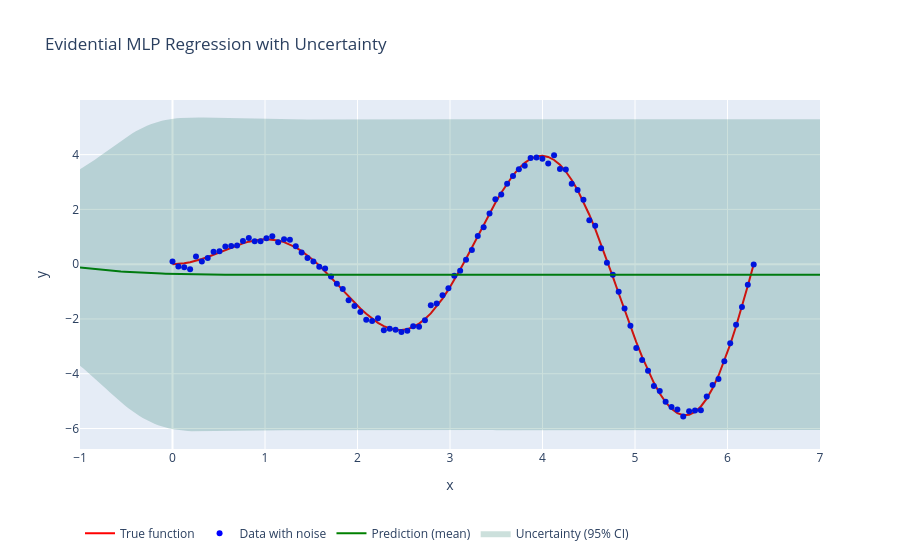

Here is the notebook cell this chart was saved with:
### Code cell
import numpy as np
import torch
import plotly.graph_objs as go

# 設定を辞書で管理
setting = {
    "model": {
        "input_dim": 1,
        "output_dim": 1,
        "hidden_units": [64, 64, 64],
        "activations": ["tanh", "tanh", "tanh"],
        "nig_coeff": 1e-2,
        "nsu_coeff": 0,
        "lipschitz_coeff": 0,
        "hovr_coeff": 0,
        "l2_coeff": 0,
    },
    "optim": {
        "lr": 5e-4,
        "epochs_num": 500
    },
    "data": {
        "func": lambda x: np.sin(2 * x) * x,
        "size": 100,
        "noise_std": 0.1,
        "outlier_ratio": 0
    }
}

# 1D Dataset Generation with Outliers
def generate_1d_data(func, n=100, noise_std=0.2, outlier_ratio=0.03):
    # Generate x values uniformly distributed between 0 and 2π
    x = np.linspace(0, 2 * np.pi, n)
    
    # True function: sine wave
    y_true = func(x)
    
    # Add Gaussian noise to y values
    y = y_true + np.random.normal(0, noise_std, x.shape[0])
    
    # Insert outliers
    n_outliers = int(n * outlier_ratio)
    outlier_indices = np.random.choice(n, n_outliers, replace=False)
    y[outlier_indices] = max(y_true) + 5 + np.random.uniform(-0.1, 0.1, n_outliers)
    
    return x, y, y_true, outlier_indices

# Generate 1D dataset with outliers
true_func = setting["data"]["func"]
x, y, y_true, outlier_indices = generate_1d_data(true_func, n=setting["data"]["size"], noise_std=setting["data"]["noise_std"], outlier_ratio=setting["data"]["outlier_ratio"])

# Convert to PyTorch tensors
X_tensor = torch.tensor(x, dtype=torch.float32).unsqueeze(1)
y_tensor = torch.tensor(y, dtype=torch.float32)

# モデルを設定に基づいて初期化
model = EvidentialMLP(
    input_dim=setting["model"]["input_dim"],
    output_dim=setting["model"]["output_dim"],
    hidden_units=setting["model"]["hidden_units"],
    activations=setting["model"]["activations"],
    nig_coeff=setting["model"]["nig_coeff"],
    nsu_coeff=setting["model"]["nsu_coeff"],
    lipschitz_coeff=setting["model"]["lipschitz_coeff"],
    hovr_coeff=setting["model"]["hovr_coeff"],
    l2_coeff=setting["model"]["l2_coeff"]
)

# オプティマイザを設定に基づいて初期化
optimizer = torch.optim.Adam(model.parameters(), lr=setting["optim"]["lr"])

# モデルをトレーニング
train_ern(model, X_tensor, y_tensor, num_epochs=setting["optim"]["epochs_num"], lr=setting["optim"]["lr"])

# 訓練範囲よりも広い範囲でテストデータを生成
X_test_tensor = torch.linspace(-1, 7, 200).unsqueeze(1)

# Generate predictions (mu and standard deviation)
with torch.no_grad():
    mu, std = model.predict(X_test_tensor)

# Convert predictions to numpy for Plotly visualization
mu_np = mu.numpy()
std_np = std.numpy()
x_test_np = X_test_tensor.numpy().flatten()  # Flatten the tensor to use in Plotly

# Define the bounds of the uncertainty
lower_bound = mu_np - 1.96 * std_np  # 95% confidence lower bound
upper_bound = mu_np + 1.96 * std_np  # 95% confidence upper bound

# Create traces for the plot
true_func_trace = go.Scatter(x=x, y=y_true, mode='lines', name='True function', line=dict(color='red'))
data_trace = go.Scatter(x=x, y=y, mode='markers', name='Data with noise', marker=dict(color='blue', size=6))
outliers_trace = go.Scatter(x=x[outlier_indices], y=y[outlier_indices], mode='markers', name='Outliers', marker=dict(color='orange', size=8))
prediction_trace = go.Scatter(x=x_test_np, y=mu_np, mode='lines', name='Prediction (mean)', line=dict(color='green'))
uncertainty_trace = go.Scatter(x=np.concatenate([x_test_np, x_test_np[::-1]]),
                               y=np.concatenate([upper_bound, lower_bound[::-1]]),
                               fill='toself',
                               fillcolor='rgba(0, 100, 80, 0.2)',
                               line=dict(color='rgba(255,255,255,0)'),
                               hoverinfo="skip",
                               name='Uncertainty (95% CI)')

# Combine all traces into a figure
fig = go.Figure(data=[true_func_trace, data_trace, outliers_trace, prediction_trace, uncertainty_trace])

# Update layout for better visualization
fig.update_layout(
    title="Evidential MLP Regression with Uncertainty",
    xaxis_title="x",
    yaxis_title="y",
    showlegend=True,
    legend=dict(
        x=0,
        y=-0.2,
        orientation="h"
    )
)

# Show the plot
fig.show()

### Figure 1 — Plotly figure (JSON) as saved in the notebook; plotly's stock layout.template omitted (floating-point values rounded to 4 significant figures; data arrays with more than 128 entries replaced by an {"elided": "..."} marker saying what was removed)
{"data": [{"line": {"color": "red"}, "mode": "lines", "name": "True function", "type": "scatter", "x": [0, 0.06347, 0.1269, 0.1904, 0.2539, 0.3173, 0.3808, 0.4443, 0.5077, 0.5712, 0.6347, 0.6981, 0.7616, 0.8251, 0.8885, 0.952, 1.015, 1.079, 1.142, 1.206, 1.269, 1.333, 1.396, 1.46, 1.523, 1.587, 1.65, 1.714, 1.777, 1.841, 1.904, 1.967, 2.031, 2.094, 2.158, 2.221, 2.285, 2.348, 2.412, 2.475, 2.539, 2.602, 2.666, 2.729, 2.793, 2.856, 2.919, 2.983, 3.046, 3.11, 3.173, 3.237, 3.3, 3.364, 3.427, 3.491, 3.554, 3.618, 3.681, 3.745, 3.808, 3.871, 3.935, 3.998, 4.062, 4.125, 4.189, 4.252, 4.316, 4.379, 4.443, 4.506, 4.57, 4.633, 4.697, 4.76, 4.823, 4.887, 4.95, 5.014, 5.077, 5.141, 5.204, 5.268, 5.331, 5.395, 5.458, 5.522, 5.585, 5.649, 5.712, 5.775, 5.839, 5.902, 5.966, 6.029, 6.093, 6.156, 6.22, 6.283], "y": [0, 0.008034, 0.03188, 0.07076, 0.1234, 0.1881, 0.2628, 0.3448, 0.4314, 0.5196, 0.606, 0.6875, 0.7607, 0.8225, 0.8697, 0.8996, 0.9098, 0.8983, 0.8634, 0.804, 0.7198, 0.6107, 0.4776, 0.3216, 0.1448, -0.05034, -0.2607, -0.4828, -0.7125, -0.9454, -1.177, -1.402, -1.616, -1.814, -1.99, -2.141, -2.262, -2.348, -2.397, -2.405, -2.371, -2.294, -2.171, -2.005, -1.795, -1.544, -1.255, -0.9308, -0.5765, -0.1972, 0.2013, 0.6126, 1.03, 1.446, 1.853, 2.244, 2.611, 2.947, 3.245, 3.498, 3.701, 3.848, 3.934, 3.958, 3.915, 3.805, 3.628, 3.384, 3.076, 2.707, 2.282, 1.807, 1.287, 0.732, 0.149, -0.4525, -1.063, -1.671, -2.268, -2.843, -3.385, -3.885, -4.333, -4.72, -5.038, -5.28, -5.441, -5.515, -5.5, -5.394, -5.196, -4.908, -4.532, -4.073, -3.537, -2.931, -2.264, -1.546, -0.7874, -3.078e-15]}, {"marker": {"color": "blue", "size": 6}, "mode": "markers", "name": "Data with noise", "type": "scatter", "x": [0, 0.06347, 0.1269, 0.1904, 0.2539, 0.3173, 0.3808, 0.4443, 0.5077, 0.5712, 0.6347, 0.6981, 0.7616, 0.8251, 0.8885, 0.952, 1.015, 1.079, 1.142, 1.206, 1.269, 1.333, 1.396, 1.46, 1.523, 1.587, 1.65, 1.714, 1.777, 1.841, 1.904, 1.967, 2.031, 2.094, 2.158, 2.221, 2.285, 2.348, 2.412, 2.475, 2.539, 2.602, 2.666, 2.729, 2.793, 2.856, 2.919, 2.983, 3.046, 3.11, 3.173, 3.237, 3.3, 3.364, 3.427, 3.491, 3.554, 3.618, 3.681, 3.745, 3.808, 3.871, 3.935, 3.998, 4.062, 4.125, 4.189, 4.252, 4.316, 4.379, 4.443, 4.506, 4.57, 4.633, 4.697, 4.76, 4.823, 4.887, 4.95, 5.014, 5.077, 5.141, 5.204, 5.268, 5.331, 5.395, 5.458, 5.522, 5.585, 5.649, 5.712, 5.775, 5.839, 5.902, 5.966, 6.029, 6.093, 6.156, 6.22, 6.283], "y": [0.09348, -0.08331, -0.1077, -0.1872, 0.2846, 0.1012, 0.2274, 0.4575, 0.4687, 0.6457, 0.666, 0.6784, 0.8482, 0.9567, 0.8327, 0.8332, 0.9484, 1.021, 0.8013, 0.9098, 0.889, 0.6559, 0.4242, 0.2225, 0.09521, -0.09731, -0.1599, -0.4539, -0.7165, -0.9081, -1.32, -1.527, -1.747, -2.029, -2.076, -1.979, -2.411, -2.355, -2.396, -2.475, -2.434, -2.266, -2.285, -2.045, -1.499, -1.438, -1.139, -0.8816, -0.419, -0.2412, 0.1659, 0.519, 1.033, 1.349, 1.85, 2.371, 2.54, 2.932, 3.217, 3.468, 3.593, 3.88, 3.899, 3.848, 3.675, 3.978, 3.471, 3.458, 2.934, 2.704, 2.349, 1.605, 1.405, 0.5847, 0.0547, -0.3836, -1.011, -1.618, -2.25, -3.06, -3.495, -3.894, -4.449, -4.628, -5.019, -5.216, -5.305, -5.558, -5.373, -5.338, -5.336, -4.835, -4.41, -4.192, -3.547, -2.887, -2.214, -1.562, -0.7468, -0.01035]}, {"marker": {"color": "orange", "size": 8}, "mode": "markers", "name": "Outliers", "type": "scatter", "x": [], "y": []}, {"line": {"color": "green"}, "mode": "lines", "name": "Prediction (mean)", "type": "scatter", "x": {"elided": "200 float values"}, "y": {"elided": "200 float values"}}, {"fill": "toself", "fillcolor": "rgba(0, 100, 80, 0.2)", "hoverinfo": "skip", "line": {"color": "rgba(255,255,255,0)"}, "name": "Uncertainty (95% CI)", "type": "scatter", "x": {"elided": "400 float values"}, "y": {"elided": "400 float values"}}], "layout": {"legend": {"orientation": "h", "x": 0, "y": -0.2}, "showlegend": true, "title": {"text": "Evidential MLP Regression with Uncertainty"}, "xaxis": {"title": {"text": "x"}}, "yaxis": {"title": {"text": "y"}}}}
